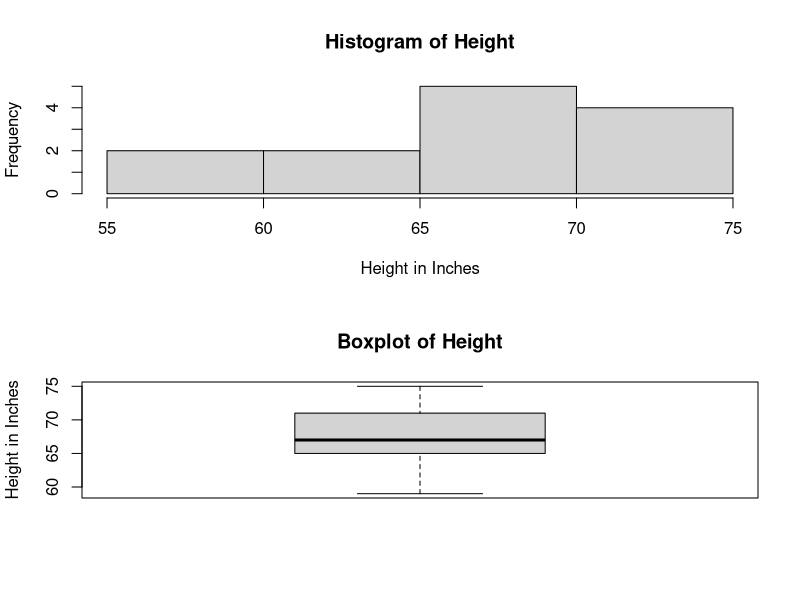
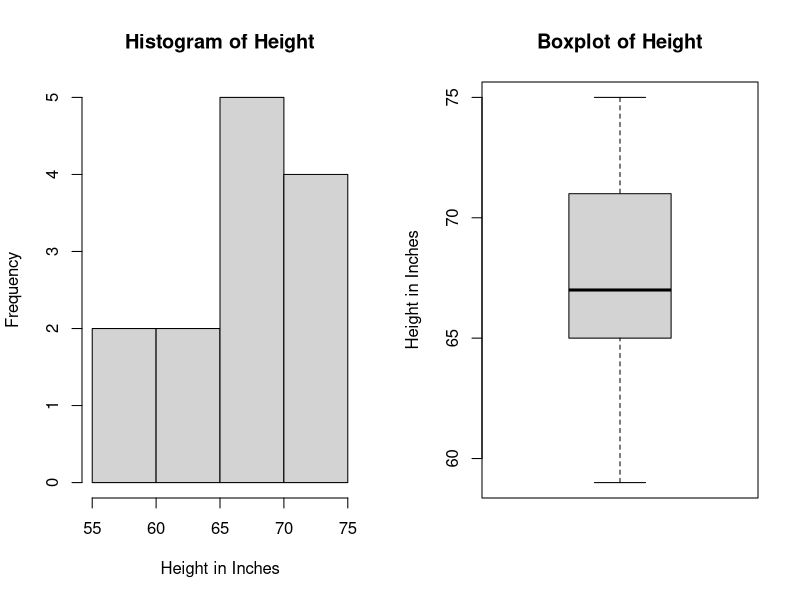

Generate these figures, in order, with R: (Note: this script raises an error after producing the figures.)
#Jan 16
#Code 2

X = c(67,63,65,71,72,68,60,59,67,66,75,74,69)
Y = c("F","F","F","M","M","M","F","F","M","F","M","M","F")
DataSet = data.frame(X,Y)

#Some other functions in R
#If you do head(DataSet), you will see the columns have names "X" and "Y". We can use the name() function to grab them.
names(DataSet)
#We can use this function to rename the headings
names(DataSet) = c("Height", "Gender")
head(DataSet)

#The which function which you have used in your homework already
#To combine two logical statements we use & (and), and | (or).
DataSet$Gender == "F" & DataSet$Height > 65   #Female and taller than 65
DataSet$Height < 62 | DataSet$Height > 70  #Height less than 62 or more than 70. 
#We can use these logical statements to subset data
#To get the indicies that these conditions holds, we use the which() function
which(DataSet$Gender == "F" & DataSet$Height > 65)
#To count how many data point satisfies this condition, we can use 
length(which(DataSet$Gender == "F" & DataSet$Height > 65))
#or
sum(DataSet$Gender == "F" & DataSet$Height > 65)
#R treats a TRUE as 1 and FALSE as 0 if you convert a logical vector to numeric

#You can order the data set by ascending or descending order
DataSet[order(DataSet$Height),] #ascending order
DataSet[order(DataSet$Height, decreasing=T),]  #descending order

#Setting up plots.
par(mfrow = c(1,1))  #Set up a plotting page with 1 plots
par(mfrow = c(2,1))  #Set up a plotting page with 2 rows and 1 column
hist(DataSet$Height, main = "Histogram of Height", xlab = "Height in Inches")
boxplot(DataSet$Height, main = "Boxplot of Height", ylab = "Height in Inches")
par(mfrow = c(1,2))  #Set up a plotting page with 1 row and 2 columns
hist(DataSet$Height, main = "Histogram of Height", xlab = "Height in Inches")
boxplot(DataSet$Height, main = "Boxplot of Height", ylab = "Height in Inches")
par(mfrow = c(1,1))  #Remember to reset the plotting window

#Sampling
sample(1:10, 5)    #Sample 5 numbers from 1 to 10 without replacement
sample(c("Cat", "Bird", "Dog"), 10, replace = T)  #Sample them with same probability
TESTING = sample(c("Cat", "Bird", "Dog"), 10, replace = T, prob = c(.45,.05,.50))  #Sample them with unequal probability
print(TESTING[1])
###################################################################################
#Making your own function
#Example
MyRange = function(X){ #This function finds the range of the input vector X
  n = length(X) #Setting the number of points total
  OrderedX = X[order(X)] #Reordering the X vector
  #Finding the min and max
  Min = OrderedX[1]  #This is ordered, so first element is smallest
  Max = OrderedX[n]
  Range = Max - Min  #Calculating the range
  return(Range) #Outputting the desired result 
}
MyRange(c(1,10))
MyRange(DataSet$Height)
#Notice unlike C, we do not need to prespecify the type of the variables
####################################################################################
#Loops
Do = "Add"
X = 2
Y = 4
if(Do == "Add"){
  Z = X+Y
}

#We can of course use the if statement in a function
Toyfun = function(X,Y,Do){
  if(Do == "Add"){
    Z = X+Y
    return(Z)
  }
  return(c(X,Y))  #else, return X and Y
}
Toyfun(2,4,"Add")
Toyfun(2,4,"NoAdd")

#Note: If we don't use return(Z), R will never save Z as a global variable
rm(Z)    #Remove Z from our workspace
Toyfun = function(X,Y,Do){
  if(Do == "Add"){
    Z = X+Y
    #return(Z)
  }
  #return(c(X,Y))
}
Toyfun(2,4,"Add")
Z           #You will get an error


#You can also add the else if case 
Toyfun = function(X,Y,Do){
  if(Do == "Add"){
    Z = X+Y
    return(Z)
  } else if(Do =="Subtract"){
    Z = X-Y
    return(Z)
  }else if(Do =="Multiply"){
    Z = X*Y
    return(Z)
  }else if(Do =="Penguin"){
    return(c("<('' )"))
  }
  return(c(X,Y))
}

Toyfun(2,4,"Add")
Toyfun(2,4,"Subtract")
Toyfun(2,4,"Penguin")

#####################################################################
#Sapply vs for loops
#To repeat some procedure many times, we can use the sapply() function
Results = sapply(1:100,function(i){
  Flip = sample(c("H","T"),1,replace = TRUE)
  if(Flip =="H"){return(TRUE)} else{return(FALSE)}
})
#This is equivalent to using a for loop.
Results1 = rep(NA,100) #Initializing the result vector
for(i in 1:length(Results1)){
  Flip = sample(c("H","T"),1,replace = TRUE)
  if(Flip =="H"){
    Results1[i] = TRUE
  } else{
    Results1[i] = FALSE
  }
} 

#We can also input a vector if we are to apply a function to each element of the vector
Y = c("F","F","F","M","M","M","F","F","M","F","M","M","F")
tmp = sapply(Y, function(i) {
  if(i == "F") return(1) else return(2)
})
#This is same as doing the following:
tmp1 = numeric(length(Y))   #Pre-set an empty numeric vector
for(i in 1:length(Y)){
  if(Y[i] == "F") tmp1[i] = 1 else tmp1[i] = 2
}

#We can of course put in a sapply function in our own defined function
HeadsOrTails = function(n){
  Results = sapply(1:n,function(i){
    Flip = sample(c("H","T"),1,replace = TRUE)
    if(Flip =="H"){return(TRUE)} else{return(FALSE)}
  })
  ProbOfHeads = sum(Results)/length(Results)
  return(ProbOfHeads)
}
HeadsOrTails(10)
HeadsOrTails(100)
HeadsOrTails(1000)
HeadsOrTails(10000)
HeadsOrTails(100000)

#################################################################
#Examples from handout
#Example 1
#Finds outliers, with an option to remove them from the dataset.
FindOutliers = function(Data,column = 1,Remove = FALSE){
  if(!is.numeric(Data[,column])) stop("Input is not numeric")
  X = Data[,column]
  Quant = fivenum(X)
  Q1 = Quant[2]
  Q3 = Quant[4]
  IQR = Q3-Q1
  LFence = Q1 - 1.5*IQR
  UFence = Q3 + 1.5*IQR
  Outlier = which(X < LFence | X > UFence)
  if(length(Outlier) != 0){
    print(paste("Observation", Outlier,"is an outlier."))
    if(Remove == TRUE){
      Data = Data[,-Outlier]
      print(paste("Observation",Outlier,"with value",X[Outlier],"is removed"))
      return(Data)
    }
    return(Outlier)
  }else{
    print("There are no outliers.")
  } 
}
FindOutliers(DataSet)
FindOutliers(DataSet, column = 2)

#Example 2
#Draws two cards from a 52 card deck, and checks to see if they are the same suit.
SuitCheck = function(n){
  Results = sapply(1:n,function(i){
    DeckValues = rep(c("H","S","C","D"),each = 13)
    Draw = sample(DeckValues,2,replace = FALSE)
    return(Draw[1] == Draw[2])
  })
  print(Results)
  Prob = sum(Results)/length(Results)
  return(Prob)
}

trials = c(10, 100, 1000, 10000, 100000)
sapply(trials, function(i) SuitCheck(i))
#Example 3
#Draws one card from a 52 card deck, calculates many probabilities.
#Let A be the event that there is an Ace draw.
#Let B be the event that a heart is draw.
#Calculates probabilities based on the above.
#SuitCheck = function(n){
#  Suit = rep(c("H","S","C","D"),each = 13)
#  Value = rep(c("A",2:10,"J","Q","K"),times = 4)
#  Deck = cbind(Suit,Value)
#  Results = sapply(1:n,function(i){
#    Draw = sample(1:52,1,replace = FALSE)
#    return(Deck[Draw,])
#  })
#  Results = t(Results)
#  P.A = sum(Results[,2]=="A")/nrow(Results)
#  P.B = sum(Results[,1] == "H")/nrow(Results)
#  P.AandB = sum(Results[,2] == "A" & Results[,1] == "H")/nrow(Results)
#  P.AorB = sum(Results[,2] == "A" | Results[,1] == "H")/nrow(Results)
#  AllResults = matrix(c(P.A,P.B,P.AandB,P.AorB),nrow = 1)
#  colnames(AllResults) = c("P(A)","P(B)","P(A&B)","P(AUB)")
#  return(AllResults)
#}
SuitCheck(50)
trials = c(10, 100, 150, 200, 1000)
sapply(trials, function(i) SuitCheck(i)) #Each time sapply will put your new result into a column
